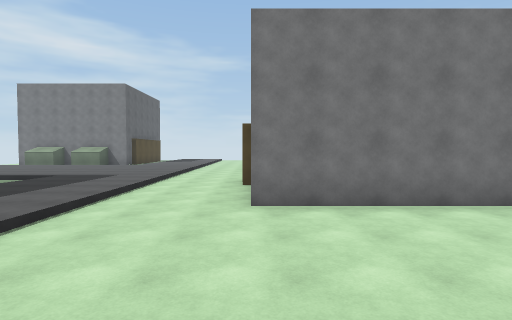
view 1 (above)

24 first-person views from a walk through a scene from a Unity 3-D project. The camera is 1.5 m above the floor, tilts 2° down and sees 80° across. The floor is counted in squares, 2 m on a side. Each view is taken from the middle of a square. On the plan, view 1 faces up. The plan holds only what a view shows up to about 10 squares ahead; the rest is blank. The place goes on beyond the plan.

view 2
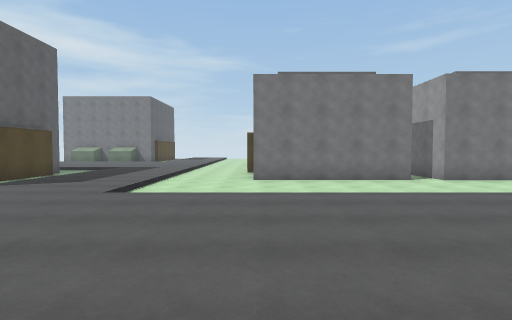

view 3
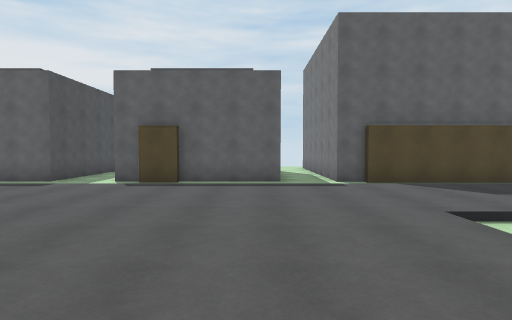

view 4
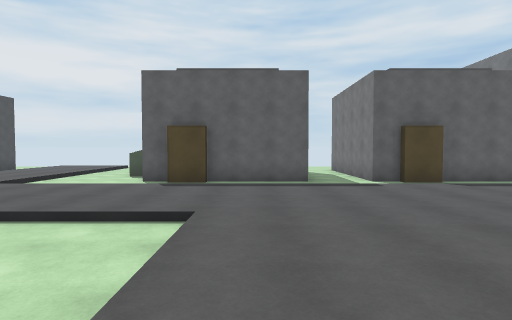

view 5
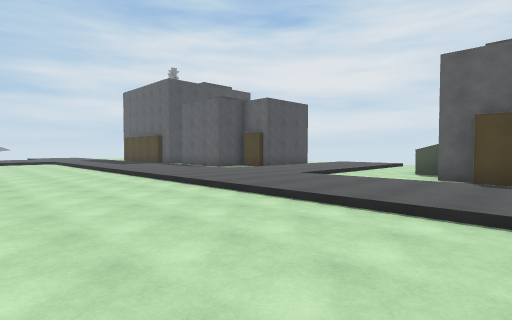

view 6
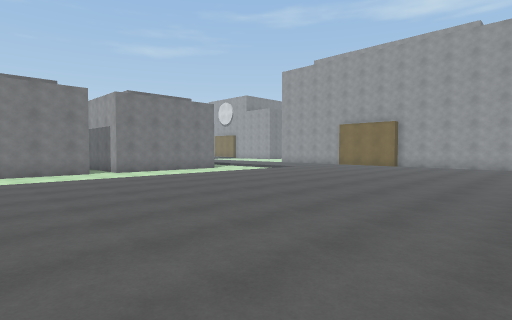

view 7
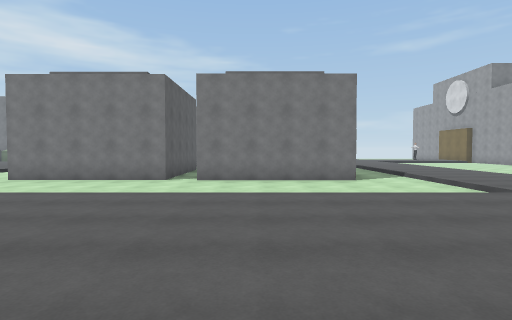

view 8
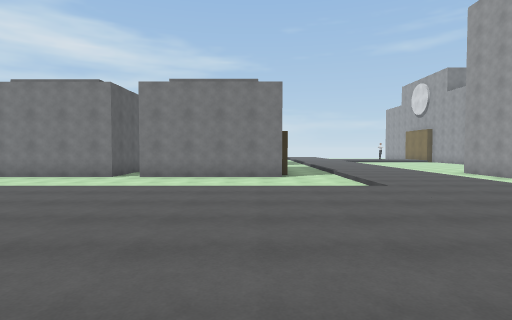

view 9
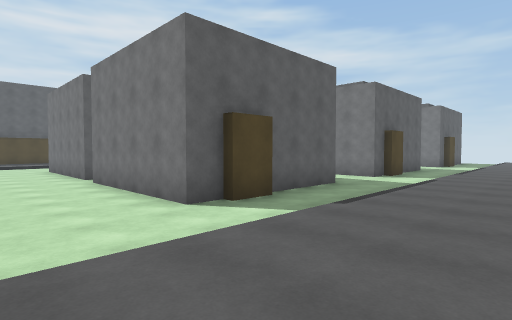

view 10
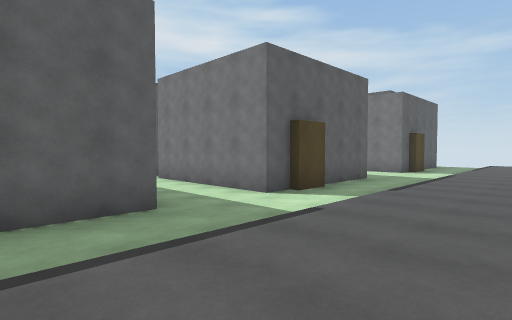

view 11
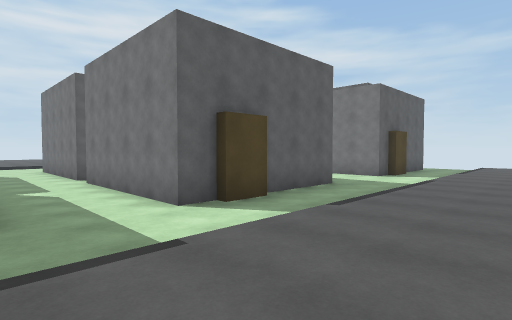

view 12
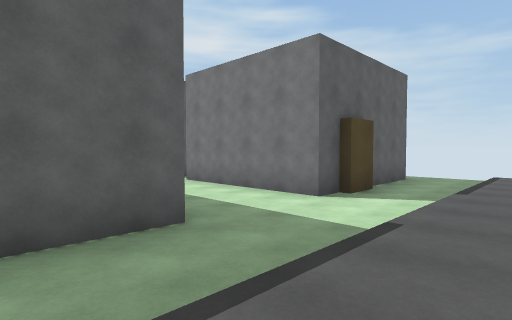

view 13
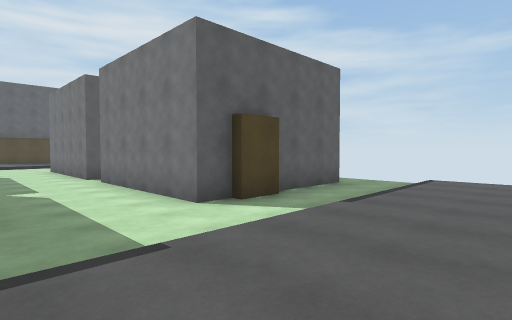

view 14
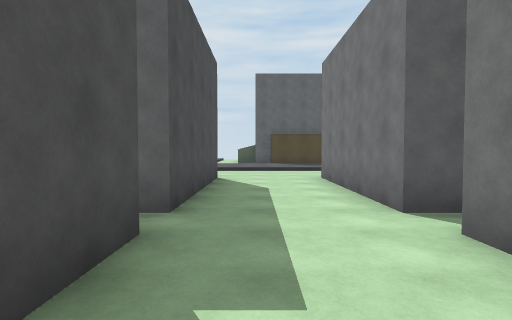

view 15
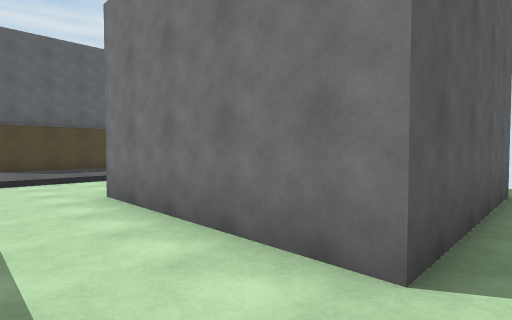

view 16
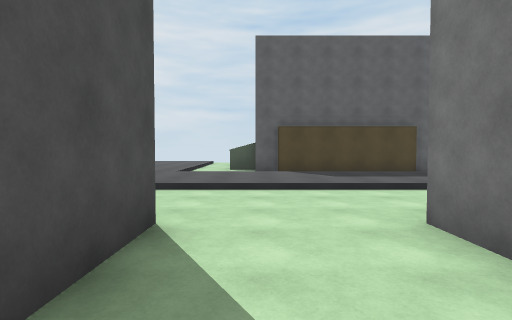

view 17
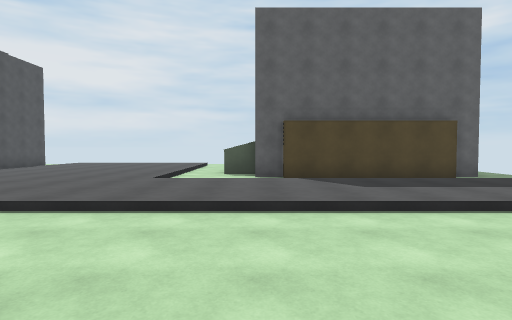

view 18
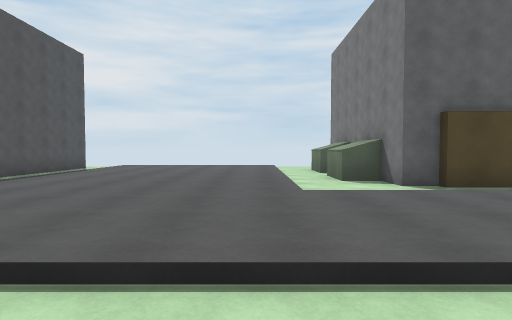

view 19
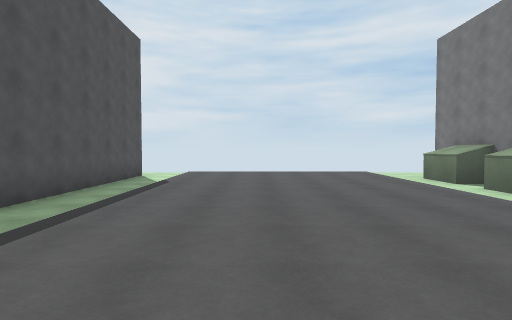

view 20
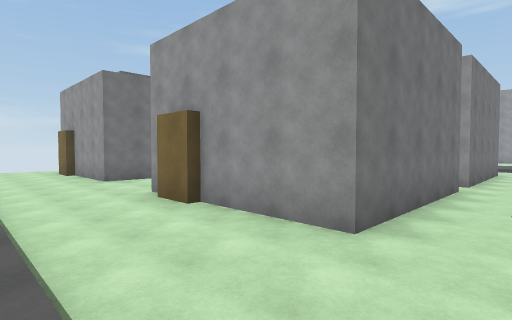

view 21
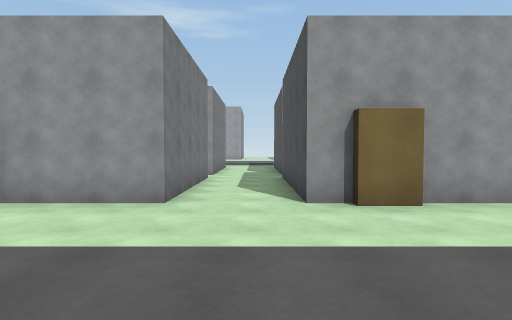

view 22
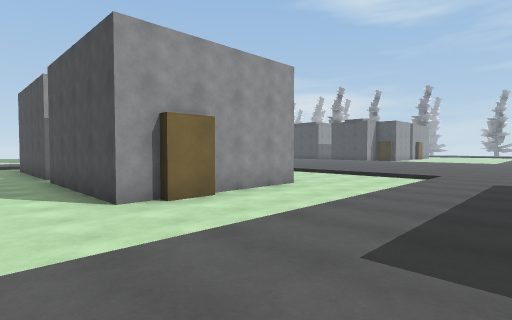

view 23
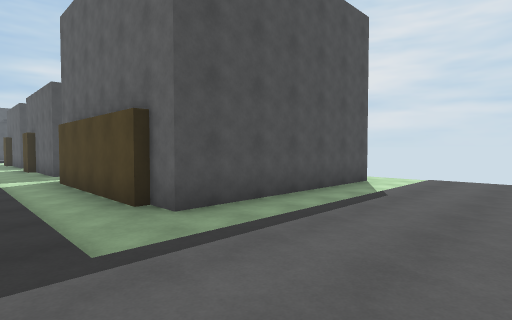

view 24
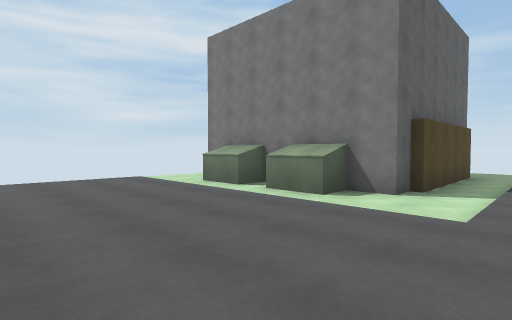

### Floor plan
Key: @ floor where view 1 was taken; . main floor; - floor 0.25 m lower than the main floor; / step, stairs or slope; B building; U dumpster.
Columns run from 14 left of view 1 to 14 right of it. Each row starts with its distance up from view 1.
 24       ---              ---//
 23       B--         B    B--/.
 22        B-.  --    B-   B--/.
 21        B-...--B   B-   B--/..
 20        B-...--B   B-    B-/..
 19        B-...--BBBBB-BBBB--/..
 18        B-...--------------/..
 17  BUUUUU--...--------------/..
 16 --UU-U---...--BBBBB-BB B--/..
 15 ---------...--B        B--/.
 14  ...........--B        B--/..
 13  ...........--B         B-/..
 12  ...........--BBBBB-BBBB--/..
 11  ...........--------------/..
 10  ...........--------------/..
  9  ...........--BBBBB-BB B--/..
  8 ---------...--B        B--/..
  7 -BBBBBB--...--B        B--/..
  6        B-...--B   B-B   B-/..
  5        B-...--BBBBB-BBBB--/..
  4        B-...--------------/..
  3        B-...--------------/..
  2      BBB-...--------------/..
  1      ----....................
  0      ----.....@.............
 -1       B--...................
 -2       B--..................
 -3       BB-.................
 -4      BBB-.... .............
 -5      ----....  .............
 -6      ----..... .............
 -7      BB--............
 -8       B--.......
 -9       B--...----
-10       BB-...----
-11     UUB--...----
-12     UU---...----
-13      ----...----
-14      ////...----
-15      .......---
-16         ....---
-17          ...---

Where each view was taken, in squares from view 1:
view 1: 0 up, 0 right, facing up
view 2: 4 down, 0 right, facing up
view 3: 1 down, 1 right, facing left
view 4: 8 down, 1 right, facing left
view 5: 9 down, 1 right, facing down-left
view 6: 7 down, 1 right, facing up-right
view 7: 4 down, 7 right, facing up
view 8: 5 down, 9 right, facing up
view 9: 2 up, 14 right, facing up-left
view 10: 7 up, 14 right, facing up-left
view 11: 9 up, 14 right, facing up-left
view 12: 14 up, 13 right, facing up-left
view 13: 16 up, 14 right, facing up-left
view 14: 17 up, 8 right, facing left
view 15: 17 up, 5 right, facing up-left
view 16: 17 up, 3 right, facing left
view 17: 17 up, 1 right, facing left
view 18: 14 up, 1 left, facing left
view 19: 11 up, 3 left, facing left
view 20: 10 up, 3 left, facing up-right
view 21: 10 up, 5 left, facing right
view 22: 11 up, 5 left, facing down-right
view 23: 11 up, 5 left, facing down-left
view 24: 11 up, 5 left, facing up-left
